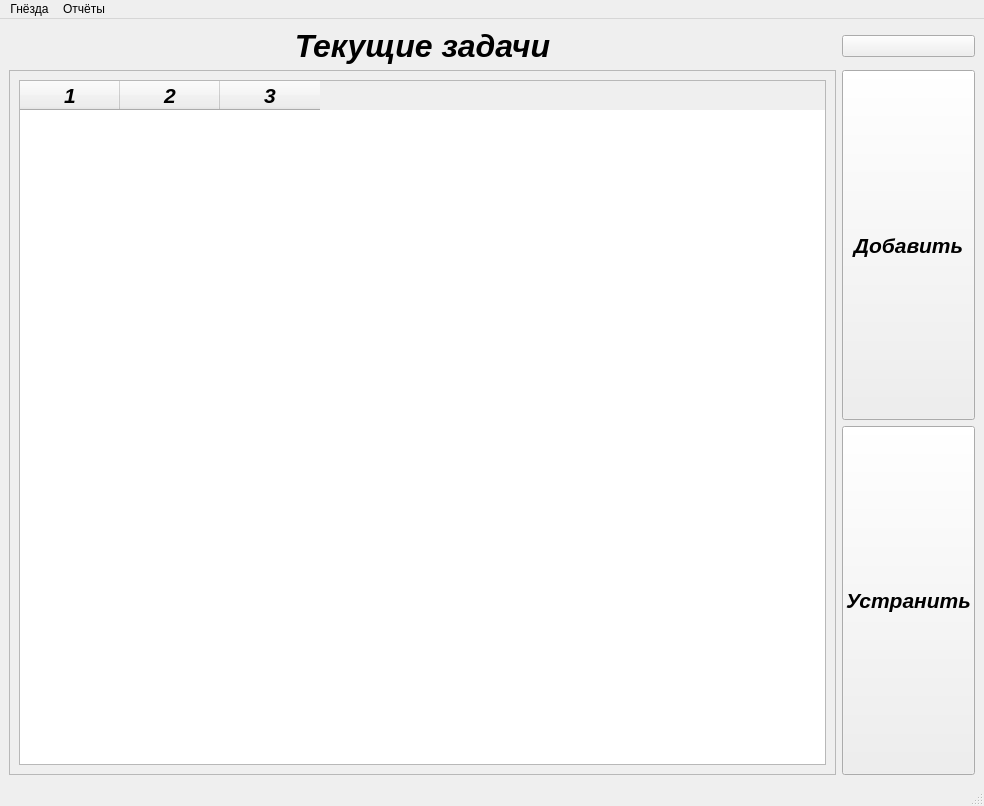
<?xml version="1.0" encoding="UTF-8"?>
<ui version="4.0">
 <class>MainWindow</class>
 <widget class="QMainWindow" name="MainWindow">
  <property name="geometry">
   <rect>
    <x>0</x>
    <y>0</y>
    <width>984</width>
    <height>806</height>
   </rect>
  </property>
  <property name="sizePolicy">
   <sizepolicy hsizetype="Preferred" vsizetype="Preferred">
    <horstretch>0</horstretch>
    <verstretch>0</verstretch>
   </sizepolicy>
  </property>
  <property name="windowTitle">
   <string>Главная страница</string>
  </property>
  <property name="windowIcon">
   <iconset theme="computer"/>
  </property>
  <widget class="QWidget" name="centralwidget">
   <layout class="QGridLayout" name="gridLayout_2">
    <item row="1" column="1">
     <layout class="QVBoxLayout" name="verticalLayout">
      <property name="sizeConstraint">
       <enum>QLayout::SetFixedSize</enum>
      </property>
      <item>
       <widget class="QPushButton" name="main_add_task">
        <property name="sizePolicy">
         <sizepolicy hsizetype="Minimum" vsizetype="Minimum">
          <horstretch>0</horstretch>
          <verstretch>0</verstretch>
         </sizepolicy>
        </property>
        <property name="font">
         <font>
          <pointsize>16</pointsize>
          <italic>true</italic>
          <bold>true</bold>
         </font>
        </property>
        <property name="text">
         <string>Добавить</string>
        </property>
       </widget>
      </item>
      <item>
       <widget class="QPushButton" name="main_remove_task">
        <property name="sizePolicy">
         <sizepolicy hsizetype="Minimum" vsizetype="Minimum">
          <horstretch>0</horstretch>
          <verstretch>0</verstretch>
         </sizepolicy>
        </property>
        <property name="font">
         <font>
          <pointsize>16</pointsize>
          <italic>true</italic>
          <bold>true</bold>
         </font>
        </property>
        <property name="text">
         <string>Устранить</string>
        </property>
       </widget>
      </item>
     </layout>
    </item>
    <item row="0" column="0">
     <widget class="QLabel" name="main_current_tasks_label">
      <property name="font">
       <font>
        <pointsize>24</pointsize>
        <italic>true</italic>
        <bold>true</bold>
       </font>
      </property>
      <property name="layoutDirection">
       <enum>Qt::LeftToRight</enum>
      </property>
      <property name="text">
       <string>Текущие задачи</string>
      </property>
      <property name="alignment">
       <set>Qt::AlignCenter</set>
      </property>
     </widget>
    </item>
    <item row="1" column="0">
     <widget class="QScrollArea" name="main_tasks_scroll_area">
      <property name="widgetResizable">
       <bool>true</bool>
      </property>
      <widget class="QWidget" name="scrollAreaWidgetContents">
       <property name="geometry">
        <rect>
         <x>0</x>
         <y>0</y>
         <width>828</width>
         <height>680</height>
        </rect>
       </property>
       <property name="focusPolicy">
        <enum>Qt::TabFocus</enum>
       </property>
       <layout class="QGridLayout" name="gridLayout">
        <item row="0" column="0">
         <widget class="QTableWidget" name="main_tasks_list">
          <property name="sizePolicy">
           <sizepolicy hsizetype="Expanding" vsizetype="Expanding">
            <horstretch>1</horstretch>
            <verstretch>1</verstretch>
           </sizepolicy>
          </property>
          <property name="minimumSize">
           <size>
            <width>150</width>
            <height>30</height>
           </size>
          </property>
          <property name="font">
           <font>
            <pointsize>16</pointsize>
            <italic>true</italic>
            <bold>true</bold>
           </font>
          </property>
          <property name="sizeAdjustPolicy">
           <enum>QAbstractScrollArea::AdjustToContents</enum>
          </property>
          <property name="editTriggers">
           <set>QAbstractItemView::NoEditTriggers</set>
          </property>
          <property name="alternatingRowColors">
           <bool>true</bool>
          </property>
          <property name="gridStyle">
           <enum>Qt::DashLine</enum>
          </property>
          <property name="columnCount">
           <number>3</number>
          </property>
          <attribute name="horizontalHeaderVisible">
           <bool>true</bool>
          </attribute>
          <attribute name="horizontalHeaderCascadingSectionResizes">
           <bool>true</bool>
          </attribute>
          <attribute name="horizontalHeaderShowSortIndicator" stdset="0">
           <bool>false</bool>
          </attribute>
          <attribute name="horizontalHeaderStretchLastSection">
           <bool>false</bool>
          </attribute>
          <attribute name="verticalHeaderStretchLastSection">
           <bool>false</bool>
          </attribute>
          <column/>
          <column/>
          <column/>
         </widget>
        </item>
       </layout>
      </widget>
     </widget>
    </item>
    <item row="0" column="1">
     <widget class="QPushButton" name="update_tasks_list">
      <property name="text">
       <string/>
      </property>
      <property name="icon">
       <iconset>
        <normaloff>Images/update.png</normaloff>Images/update.png</iconset>
      </property>
      <property name="iconSize">
       <size>
        <width>50</width>
        <height>50</height>
       </size>
      </property>
     </widget>
    </item>
   </layout>
  </widget>
  <widget class="QMenuBar" name="menubar">
   <property name="geometry">
    <rect>
     <x>0</x>
     <y>0</y>
     <width>984</width>
     <height>22</height>
    </rect>
   </property>
   <widget class="QMenu" name="menu">
    <property name="title">
     <string>Гнёзда</string>
    </property>
    <addaction name="actionTelerobot_1"/>
    <addaction name="actionTelerobot_2"/>
    <addaction name="actionTelerobot_3"/>
    <addaction name="actionTelerobot_4"/>
    <addaction name="actionTelerobot_5"/>
    <addaction name="actionTelerobot_6"/>
    <addaction name="actionTelerobot_7"/>
   </widget>
   <widget class="QMenu" name="menu_2">
    <property name="title">
     <string>Отчёты</string>
    </property>
    <addaction name="separator"/>
    <addaction name="action_2"/>
    <addaction name="action_3"/>
   </widget>
   <addaction name="menu"/>
   <addaction name="menu_2"/>
  </widget>
  <widget class="QStatusBar" name="statusbar"/>
  <action name="action_2">
   <property name="text">
    <string>Отчёт по гнёздам</string>
   </property>
  </action>
  <action name="action_3">
   <property name="text">
    <string>Отчёт по задачам</string>
   </property>
  </action>
  <action name="actionTelerobot_1">
   <property name="text">
    <string>Telerobot 1</string>
   </property>
  </action>
  <action name="actionTelerobot_2">
   <property name="text">
    <string>Telerobot 2</string>
   </property>
  </action>
  <action name="actionTelerobot_3">
   <property name="text">
    <string>Telerobot 3</string>
   </property>
  </action>
  <action name="actionTelerobot_4">
   <property name="text">
    <string>Telerobot 4</string>
   </property>
  </action>
  <action name="actionTelerobot_5">
   <property name="text">
    <string>Telerobot 5</string>
   </property>
  </action>
  <action name="actionTelerobot_6">
   <property name="text">
    <string>Telerobot 6</string>
   </property>
  </action>
  <action name="actionTelerobot_7">
   <property name="text">
    <string>Telerobot 7</string>
   </property>
  </action>
 </widget>
 <resources/>
 <connections/>
</ui>
